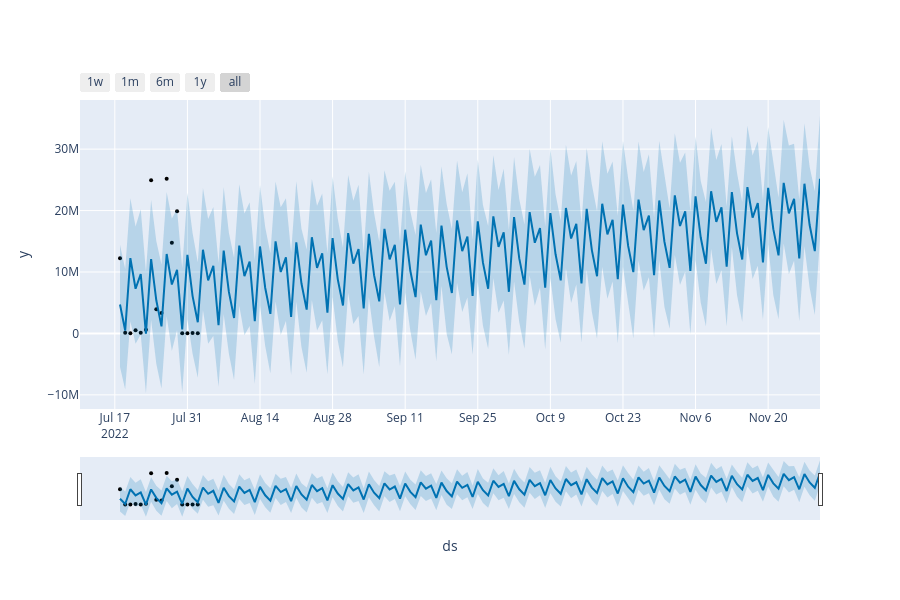

The code cell stored with this chart in its notebook:
### Code cell
from prophet.plot import plot_plotly, plot_components_plotly

plot_plotly(m, forecast)

### Figure 1 — Plotly figure (JSON) as saved in the notebook; plotly's stock layout.template omitted (floating-point values rounded to 4 significant figures; data arrays with more than 128 entries replaced by an {"elided": "..."} marker saying what was removed)
{"data": [{"marker": {"color": "black", "size": 4}, "mode": "markers", "name": "Actual", "type": "scatter", "x": ["2022-07-18T00:00:00", "2022-07-19T00:00:00", "2022-07-20T00:00:00", "2022-07-21T00:00:00", "2022-07-22T00:00:00", "2022-07-23T00:00:00", "2022-07-24T00:00:00", "2022-07-25T00:00:00", "2022-07-26T00:00:00", "2022-07-27T00:00:00", "2022-07-28T00:00:00", "2022-07-29T00:00:00", "2022-07-30T00:00:00", "2022-07-31T00:00:00", "2022-08-01T00:00:00", "2022-08-02T00:00:00"], "y": [12226951, 94044, 50948, 510812, 121367, 594423, 24942734, 3924993, 3316037, 25169460, 14743351, 19894871, 21652, 15107, 56613, 14445]}, {"hoverinfo": "skip", "line": {"width": 0}, "mode": "lines", "type": "scatter", "x": {"elided": "136 str values"}, "y": {"elided": "136 float values"}}, {"fill": "tonexty", "fillcolor": "rgba(0, 114, 178, 0.2)", "line": {"color": "#0072B2", "width": 2}, "mode": "lines", "name": "Predicted", "type": "scatter", "x": {"elided": "136 str values"}, "y": {"elided": "136 float values"}}, {"fill": "tonexty", "fillcolor": "rgba(0, 114, 178, 0.2)", "hoverinfo": "skip", "line": {"width": 0}, "mode": "lines", "type": "scatter", "x": {"elided": "136 str values"}, "y": {"elided": "136 float values"}}], "layout": {"height": 600, "showlegend": false, "width": 900, "xaxis": {"rangeselector": {"buttons": [{"count": 7, "label": "1w", "step": "day", "stepmode": "backward"}, {"count": 1, "label": "1m", "step": "month", "stepmode": "backward"}, {"count": 6, "label": "6m", "step": "month", "stepmode": "backward"}, {"count": 1, "label": "1y", "step": "year", "stepmode": "backward"}, {"step": "all"}]}, "rangeslider": {"visible": true}, "title": {"text": "ds"}, "type": "date"}, "yaxis": {"title": {"text": "y"}}}}
